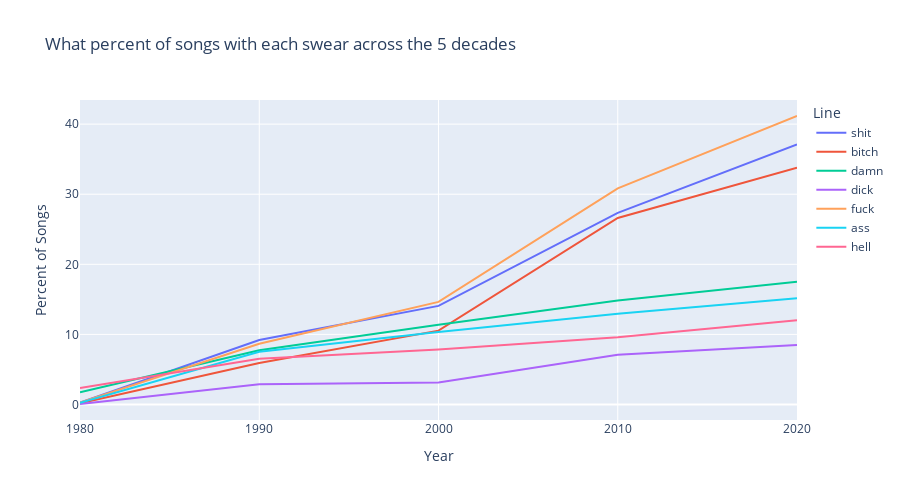

The notebook cell saved with this chart:
### Code cell
fig

### Figure 1 — Plotly figure (JSON) as saved in the notebook; plotly's stock layout.template omitted (floating-point values rounded to 4 significant figures; data arrays with more than 128 entries replaced by an {"elided": "..."} marker saying what was removed)
{"data": [{"hovertemplate": "Line=shit<br>X-axis=%{x}<br>Y-axis=%{y}<extra></extra>", "legendgroup": "shit", "line": {"color": "#636efa", "dash": "solid"}, "marker": {"symbol": "circle"}, "mode": "lines", "name": "shit", "orientation": "h", "showlegend": true, "type": "scatter", "x": [1980, 1990, 2000, 2010, 2020], "xaxis": "x", "y": [0.27, 9.19, 14.07, 27.33, 37.11], "yaxis": "y"}, {"hovertemplate": "Line=bitch<br>X-axis=%{x}<br>Y-axis=%{y}<extra></extra>", "legendgroup": "bitch", "line": {"color": "#EF553B", "dash": "solid"}, "marker": {"symbol": "circle"}, "mode": "lines", "name": "bitch", "orientation": "h", "showlegend": true, "type": "scatter", "x": [1980, 1990, 2000, 2010, 2020], "xaxis": "x", "y": [0.19, 5.93, 10.54, 26.61, 33.8], "yaxis": "y"}, {"hovertemplate": "Line=damn<br>X-axis=%{x}<br>Y-axis=%{y}<extra></extra>", "legendgroup": "damn", "line": {"color": "#00cc96", "dash": "solid"}, "marker": {"symbol": "circle"}, "mode": "lines", "name": "damn", "orientation": "h", "showlegend": true, "type": "scatter", "x": [1980, 1990, 2000, 2010, 2020], "xaxis": "x", "y": [1.74, 7.73, 11.38, 14.84, 17.52], "yaxis": "y"}, {"hovertemplate": "Line=dick<br>X-axis=%{x}<br>Y-axis=%{y}<extra></extra>", "legendgroup": "dick", "line": {"color": "#ab63fa", "dash": "solid"}, "marker": {"symbol": "circle"}, "mode": "lines", "name": "dick", "orientation": "h", "showlegend": true, "type": "scatter", "x": [1980, 1990, 2000, 2010, 2020], "xaxis": "x", "y": [0.07, 2.87, 3.14, 7.09, 8.48], "yaxis": "y"}, {"hovertemplate": "Line=fuck<br>X-axis=%{x}<br>Y-axis=%{y}<extra></extra>", "legendgroup": "fuck", "line": {"color": "#FFA15A", "dash": "solid"}, "marker": {"symbol": "circle"}, "mode": "lines", "name": "fuck", "orientation": "h", "showlegend": true, "type": "scatter", "x": [1980, 1990, 2000, 2010, 2020], "xaxis": "x", "y": [0.29, 8.67, 14.64, 30.84, 41.16], "yaxis": "y"}, {"hovertemplate": "Line=ass<br>X-axis=%{x}<br>Y-axis=%{y}<extra></extra>", "legendgroup": "ass", "line": {"color": "#19d3f3", "dash": "solid"}, "marker": {"symbol": "circle"}, "mode": "lines", "name": "ass", "orientation": "h", "showlegend": true, "type": "scatter", "x": [1980, 1990, 2000, 2010, 2020], "xaxis": "x", "y": [0.24, 7.51, 10.33, 12.95, 15.16], "yaxis": "y"}, {"hovertemplate": "Line=hell<br>X-axis=%{x}<br>Y-axis=%{y}<extra></extra>", "legendgroup": "hell", "line": {"color": "#FF6692", "dash": "solid"}, "marker": {"symbol": "circle"}, "mode": "lines", "name": "hell", "orientation": "h", "showlegend": true, "type": "scatter", "x": [1980, 1990, 2000, 2010, 2020], "xaxis": "x", "y": [2.35, 6.51, 7.84, 9.61, 12.02], "yaxis": "y"}], "layout": {"height": 500, "legend": {"title": {"text": "Line"}, "tracegroupgap": 0}, "title": {"text": "What percent of songs with each swear across the 5 decades"}, "width": 900, "xaxis": {"anchor": "y", "autorange": true, "domain": [0, 1], "range": [1980, 2020], "tickvals": {"elided": "1825 int values"}, "title": {"text": "Year"}, "type": "linear"}, "yaxis": {"anchor": "x", "autorange": true, "domain": [0, 1], "range": [-2.213, 43.44], "title": {"text": "Percent of Songs"}, "type": "linear"}}}
